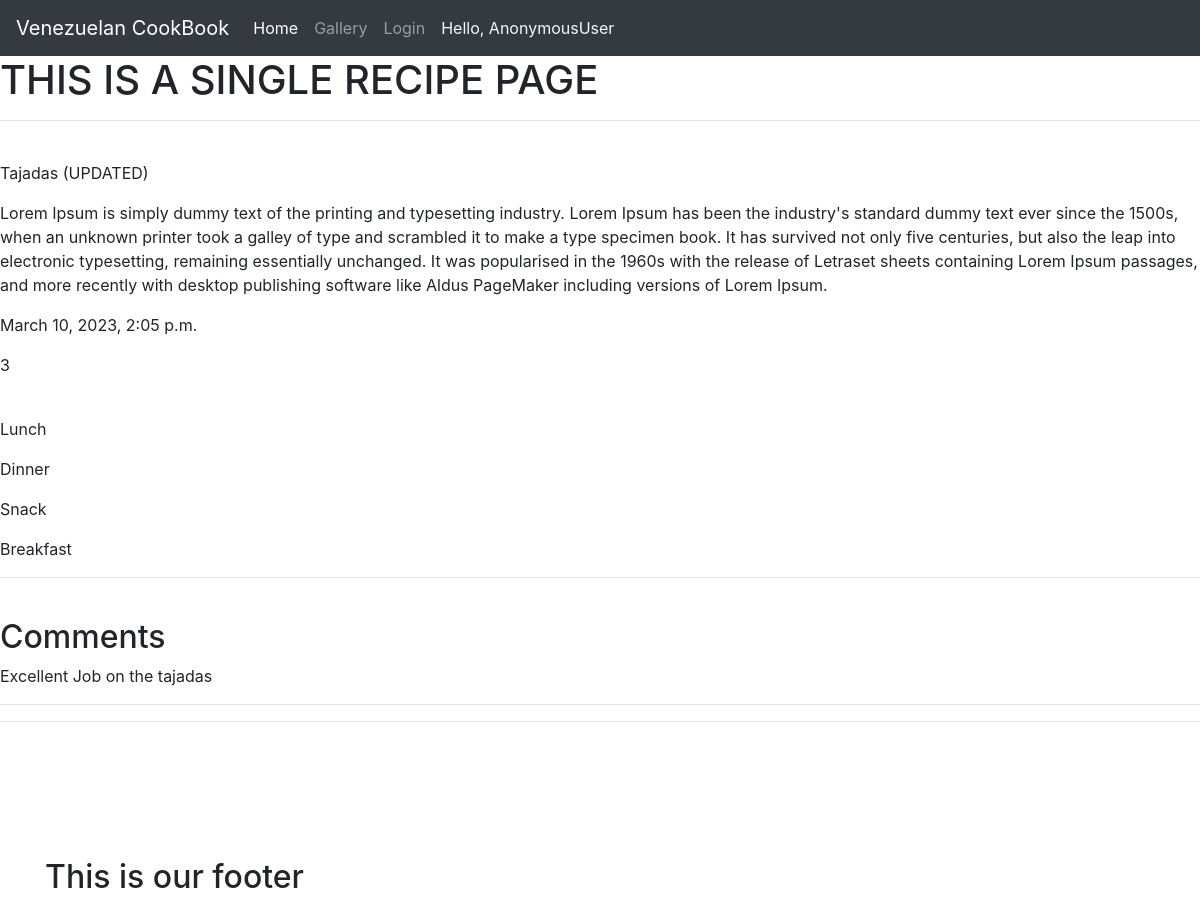
Page /recipe/896388ed-4163-48f9-a8f0-f31677bf17fb/ on the committed database.
### cookbook/models.py (models this page shows, shortened)
class NewRecipe(models.Model):
    title = models.CharField(max_length=200, null=True, blank=True)
    number_of_ingredients = models.IntegerField(default=0)
    instructions = models.TextField(null=True, blank=True)
    short_description = models.CharField(max_length=200, null=True, blank=True)
    dish_image = CloudinaryField('image', default="default-image")
    created = models.DateTimeField(auto_now_add=True)
    updated = models.DateTimeField(auto_now=True)
    tags = models.ManyToManyField(Tag, blank=True)
    id = models.UUIDField(default=uuid.uuid4, unique=True, primary_key=True, editable=False)

class Tag(models.Model):
    name = models.CharField(max_length=200)
    created = models.DateTimeField(auto_now_add=True)
    id = models.UUIDField(default=uuid.uuid4, unique=True, primary_key=True, editable=False)
    def __str__(self):
        return self.name

class Comment(models.Model):
    new_recipe = models.ForeignKey(NewRecipe, on_delete=models.CASCADE, null=True, blank=True, related_name='comments')
    body = models.TextField(null=True, blank=True)
    created = models.DateTimeField(auto_now_add=True)
    updated = models.DateTimeField(auto_now=True)
    id = models.UUIDField(default=uuid.uuid4, unique=True, primary_key=True, editable=False)

### cookbook/views.py (the view)
# urls.py: path('recipe/<str:pk>/', views.recipeUnits, name='recipeunit'),
def recipeUnits(request, pk):
    recipe_object = NewRecipe.objects.get(id=pk)
    tags = recipe_object.tags.all()
    comments = recipe_object.comments.all()
    context = {'recipe_object': recipe_object, 'tags': tags, 'comments': comments}
    return render(request, 'recipe.html', context)

### templates/recipe.html
{% extends 'base.html' %}
{% load static %}
{% block content %}
<h1>THIS IS A SINGLE RECIPE PAGE</h1>
<hr>
<br>
<p>{{recipe_object.title}}</p>
<p>{{recipe_object.instructions}}</p>
<p>{{recipe_object.created}}</p>
<p>{{recipe_object.number_of_ingredients}}</p>
<br>
{% for tag in tags %}
<p>{{tag}}</p>
{% endfor %}
<hr>
<br>
<h2>Comments</h2>
{% for comment in comments %}
    <p>{{comment.body}}</p>
{% endfor %}
{% endblock %}

### rows in the picture
NewRecipe: title "Tajadas (UPDATED)", instructions "Lorem Ipsum is simply dummy text of the printing and typesetting industry. Lorem Ipsum has been the industry's standard dummy text ever since the 1500s, when an unknown printer took a galley of type and scrambled it to make a type specimen book. It has survived not only five centuries, but also the leap into electronic typesetting, remaining essentially unchanged. It was popularised in the 1960s with the release of Letraset sheets containing Lorem Ipsum passages, and more recently with desktop publishing software like Aldus PageMaker including versions of Lorem Ipsum.", created "March 10, 2023, 2:05 p.m.", number_of_ingredients "3"
Tag: name "Lunch"
Tag: name "Dinner"
Tag: name "Snack"
Tag: name "Breakfast"
Comment: body "Excellent Job on the tajadas"

### other values in the picture
{{ request.user }} "AnonymousUser"
